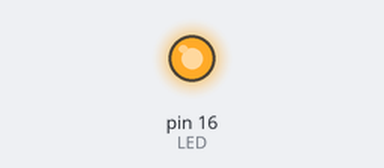
Recording of a program running on a simulated Raspberry Pi (header pin numbers). Shown: output pins drawn as LEDs (lit = HIGH). At 5.0 s the program stops and its outputs stay as they are.

Above: at 0.1 s.
At 4.6 s:
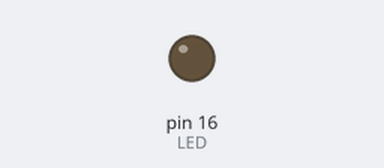
Timing chart, 0 to 6.1 s (numbered marks = the images above):
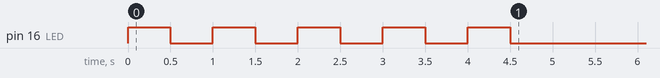

The program:

led.py
```python
import RPi.GPIO as GPIO
import time

LED=16
SW=18
#GPIO.setmode(GPIO.BCM)
GPIO.setwarnings(False)
GPIO.setmode(GPIO.BOARD)
GPIO.setup(LED, GPIO.OUT)
GPIO.setup(SW, GPIO.IN,GPIO.PUD_UP)

for i in range(5):
    GPIO.output(LED, GPIO.HIGH)
    time.sleep(0.5)
    GPIO.output(LED, GPIO.LOW)
    time.sleep(0.5)

# Infinite loop
##while True:
##    if GPIO.input(SW) == 1:
##        # Turn off
##       GPIO.output(LED, GPIO.LOW)
##    else:
##        # Turn on
##        GPIO.output(LED, GPIO.HIGH)
```
